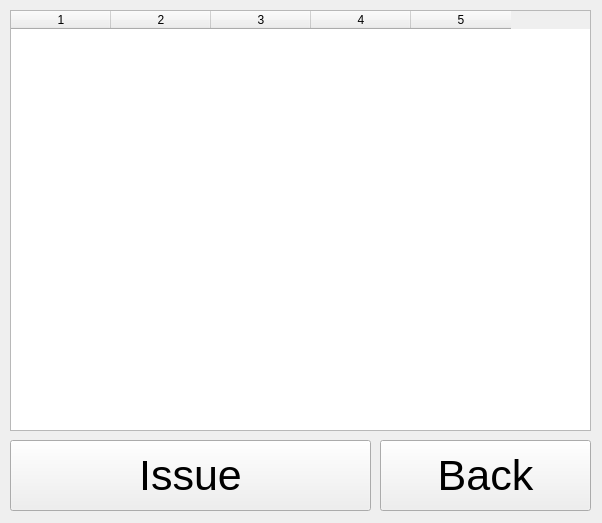
<?xml version="1.0" encoding="UTF-8"?>
<ui version="4.0">
 <class>MainWindow</class>
 <widget class="QMainWindow" name="MainWindow">
  <property name="geometry">
   <rect>
    <x>0</x>
    <y>0</y>
    <width>602</width>
    <height>523</height>
   </rect>
  </property>
  <property name="windowTitle">
   <string>Issue a Book</string>
  </property>
  <widget class="QWidget" name="centralwidget">
   <widget class="QTableWidget" name="table_widget">
    <property name="geometry">
     <rect>
      <x>10</x>
      <y>10</y>
      <width>581</width>
      <height>421</height>
     </rect>
    </property>
    <property name="columnCount">
     <number>5</number>
    </property>
    <column/>
    <column/>
    <column/>
    <column/>
    <column/>
   </widget>
   <widget class="QPushButton" name="issue">
    <property name="geometry">
     <rect>
      <x>10</x>
      <y>440</y>
      <width>361</width>
      <height>71</height>
     </rect>
    </property>
    <property name="font">
     <font>
      <pointsize>32</pointsize>
     </font>
    </property>
    <property name="text">
     <string>Issue</string>
    </property>
   </widget>
   <widget class="QPushButton" name="back">
    <property name="geometry">
     <rect>
      <x>380</x>
      <y>440</y>
      <width>211</width>
      <height>71</height>
     </rect>
    </property>
    <property name="font">
     <font>
      <pointsize>32</pointsize>
     </font>
    </property>
    <property name="text">
     <string>Back</string>
    </property>
   </widget>
  </widget>
 </widget>
 <resources/>
 <connections/>
</ui>
